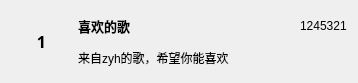
<?xml version="1.0" encoding="UTF-8"?>
<ui version="4.0">
 <class>SearchItem</class>
 <widget class="QWidget" name="SearchItem">
  <property name="geometry">
   <rect>
    <x>0</x>
    <y>0</y>
    <width>358</width>
    <height>75</height>
   </rect>
  </property>
  <property name="windowTitle">
   <string>Form</string>
  </property>
  <layout class="QHBoxLayout" name="horizontalLayout_2">
   <item>
    <widget class="QLabel" name="lab_num">
     <property name="minimumSize">
      <size>
       <width>61</width>
       <height>61</height>
      </size>
     </property>
     <property name="font">
      <font>
       <family>Microsoft JhengHei Light</family>
       <pointsize>12</pointsize>
       <bold>true</bold>
      </font>
     </property>
     <property name="text">
      <string>1</string>
     </property>
     <property name="alignment">
      <set>Qt::AlignmentFlag::AlignCenter</set>
     </property>
    </widget>
   </item>
   <item>
    <layout class="QVBoxLayout" name="verticalLayout">
     <property name="spacing">
      <number>2</number>
     </property>
     <item>
      <layout class="QHBoxLayout" name="horizontalLayout">
       <item>
        <widget class="QLabel" name="lab_name">
         <property name="sizePolicy">
          <sizepolicy hsizetype="Preferred" vsizetype="Preferred">
           <horstretch>0</horstretch>
           <verstretch>0</verstretch>
          </sizepolicy>
         </property>
         <property name="minimumSize">
          <size>
           <width>0</width>
           <height>30</height>
          </size>
         </property>
         <property name="font">
          <font>
           <family>Microsoft YaHei UI</family>
           <pointsize>10</pointsize>
           <bold>true</bold>
          </font>
         </property>
         <property name="text">
          <string>喜欢的歌</string>
         </property>
        </widget>
       </item>
       <item>
        <spacer name="horizontalSpacer">
         <property name="orientation">
          <enum>Qt::Orientation::Horizontal</enum>
         </property>
         <property name="sizeHint" stdset="0">
          <size>
           <width>40</width>
           <height>20</height>
          </size>
         </property>
        </spacer>
       </item>
       <item>
        <widget class="QLabel" name="lab_ranking">
         <property name="text">
          <string>1245321</string>
         </property>
        </widget>
       </item>
      </layout>
     </item>
     <item>
      <widget class="QLabel" name="lab_message">
       <property name="text">
        <string>来自zyh的歌，希望你能喜欢</string>
       </property>
      </widget>
     </item>
    </layout>
   </item>
  </layout>
 </widget>
 <resources/>
 <connections/>
</ui>
